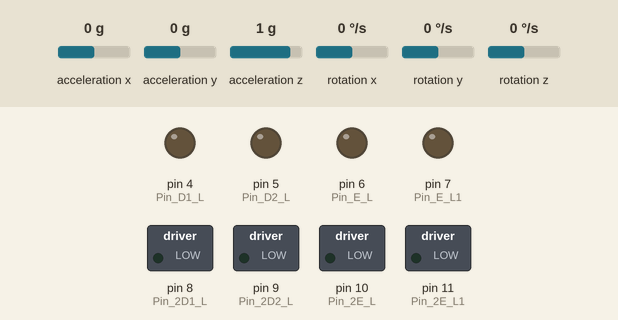
Recording of a sketch running on a simulated Arduino Uno, built with avr-gcc and run on an emulated ATmega328P. Shown: switched loads named in the sketch (green lamp = pin HIGH), output pins drawn as LEDs (lit = HIGH). Inputs (shaded band) come from the test bench; at power-on: rotation z 0 °/s, acceleration x 0 g, acceleration y 0 g, acceleration z 1 g, rotation x 0 °/s, rotation y 0 °/s.

Above: at 1.8 s.
1.9 s: rotation z set to -192 °/s
At 2.7 s:
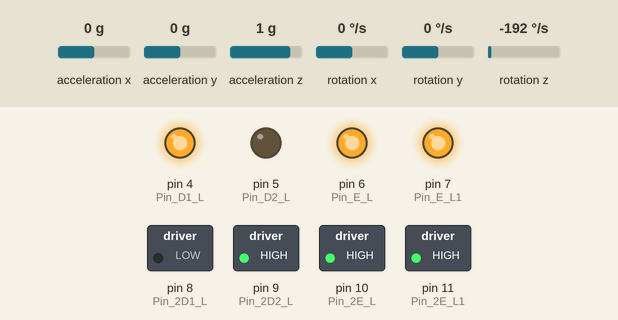
At 4.8 s:
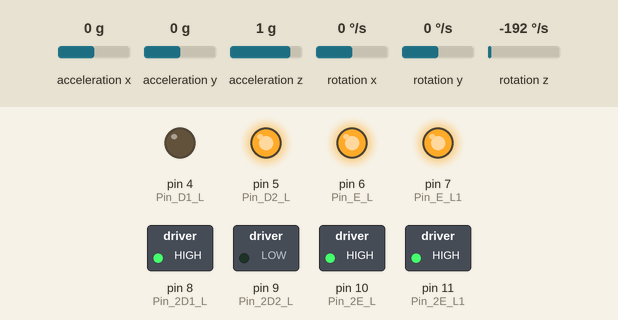
4.9 s: acceleration x set to -1.4 g
At 5.54 s:
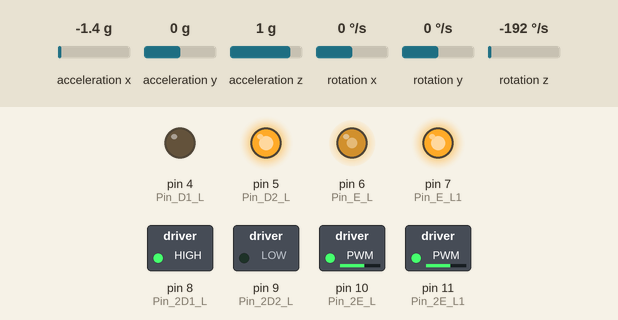
7.9 s: acceleration y set to -1.4 g
10.9 s: acceleration z set to -0.1 g
Timing chart, 0 to 14.9 s (numbered marks = the images above; inputs shaded):
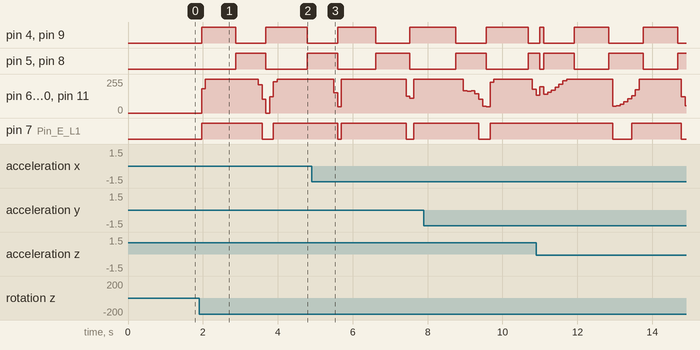

The sketch:

pid_son.ino
```cpp
//*****************************************
//calibrate tanımlamaları
void(* resetFunc) (void) = 0;
 int reset_counter=0;
float calibrate=0;
//calibrate tanımlamaları
#include <EEPROM.h>
//*****************************************
///////////////
//*************************************************
//motor tanımlamaları
#define Pin_D1_L  4 //lpwm
#define Pin_D2_L  5 //rpwm
#define Pin_E_L   6 //pwm enable
#define Pin_E_L1   7 //pwm enable
#define Pin_2D1_L  8 //lpwm
#define Pin_2D2_L  9 //rpwm
#define Pin_2E_L   10 //pwm enable
#define Pin_2E_L1   11 //pwm enable
//motor tanımlamaları
//*************************************************
//////////////
//*************************************************
//imu tanımlamaları
#include "I2Cdev.h"
#include "MPU6050_6Axis_MotionApps_V6_12.h"
#include "Wire.h"
MPU6050 mpu;
#define INTERRUPT_PIN 2  // use pin 2 on Arduino Uno & most boards
#define LED_PIN 13 // (Arduino is 13, Teensy is 11, Teensy++ is 6)
bool blinkState = false;
// MPU control/status vars
bool dmpReady = false;  // set true if DMP init was successful,,,333330öö
uint8_t mpuIntStatus;   // holds actual interrupt status byte from MPU
uint8_t devStatus;      // return status after each device operation (0 = success, !0 = error)
uint16_t packetSize;    // expected DMP packet size (default is 42 bytes)
uint8_t fifoBuffer[28]; // FIFO storage buffer
Quaternion q;           // [w, x, y, z]         quaternion container
VectorFloat gravity;    // [x, y, z]            gravity vector
char yaws[5],pitchs[5],rolls[5];
float ypr[3];           // [yaw, pitch, roll]   yaw/pitch/roll container and gravity vector
double yaw,pitch,roll;
//imu tanımlamaları
//*************************************************
///////////////
//*************************************************
//serialread deneme tanımlamaları
double hedef=0;
float okunan=0;
//serialread deneme tanımlamaları
//*************************************************
///////////////////
//*************************************************
//PID tanımlamaları
#include <PID_v1.h>
double Output;
//double Kp=6, Ki=3, Kd=0.7;
double Kp=6, Ki=3, Kd=0.7;
PID myPID(&yaw, &Output, &hedef, Kp, Ki, Kd, DIRECT);//in out set
//PID tanımlamaları
//*************************************************
 /////////////
//**************************************
//magnetometer tanımlamaları
#include "HMC5883L.h"
HMC5883L compass;
int16_t mx, my, mz;   // Earth's magnetic field components
float compass_angle;  // Stores the angle retrieved from the compass
// Magnetic declination in my current area/city. Change it for the value
// defined for your area/city or leave it at zero:
const float mag_declination = +6.13;
//magnetometer tanımlamaları
//***************************************

void setup()
{     Wire.begin();
  Serial.begin(9600);
  reset_counter=EEPROM.read(1);
  // Serial.println(EEPROM.read(1));


   //****************************************
//motor initialize
   pinMode(Pin_D1_L, OUTPUT);
  pinMode(Pin_D2_L, OUTPUT);
  pinMode(Pin_E_L, OUTPUT);
  pinMode(Pin_E_L1, OUTPUT);
  pinMode(Pin_2D1_L, OUTPUT);
  pinMode(Pin_2D2_L, OUTPUT);
  pinMode(Pin_2E_L, OUTPUT);
  pinMode(Pin_2E_L1, OUTPUT);
  motor_stop();
  //motor initialize
 //****************************************

   //****************************************
//mag
///Wire.beginTransmission(30);
compass.initialize();   // Initialize the compass
//mag
//****************************************

 //****************************************
//imu initialize
  mpu.initialize();
  pinMode(INTERRUPT_PIN, INPUT);
  devStatus = mpu.dmpInitialize();
    //mpu.PrintActiveOffsets();
    mpu.setXGyroOffset(117);
    mpu.setYGyroOffset(-29);
    mpu.setZGyroOffset(1);
    mpu.setXAccelOffset(-2800);
    mpu.setYAccelOffset(-1200);
    mpu.setZAccelOffset(3700);
    mpu.CalibrateAccel(6);
    mpu.CalibrateGyro(6);
    mpu.PrintActiveOffsets();
    mpu.setDMPEnabled(true);
//imu initialize
//****************************************

mpu.setI2CBypassEnabled(true);
delay(100);


//PID initialize
//****************************************
  //Input = analogRead(PIN_INPUT);
  //Setpoint = 100;
    myPID.SetTunings(Kp,Ki,Kd);
  myPID.SetOutputLimits(-255, 255);
  myPID.SetMode(AUTOMATIC);
//PID initialize
//****************************************

//***************************************
//calibrate
  if(reset_counter==0)
{
  //Serial.println("reset");
  Get_Compass_Heading();  // Read the digital compass
calibrate=360-compass_angle;
Serial.print("\t\t"); Serial.print(compass_angle);Serial.print("\t\t"); Serial.print(calibrate);Serial.print("\t\t");Serial.println(EEPROM.read(1));
while(!(-1<compass_angle && 1>compass_angle))
 {

    hedef=calibrate;
        imu();
      Get_Compass_Heading();  // Read the digital compass
        myPID.Compute();
  motor_kontrol(hedef);
  }
 EEPROM.write(1,1);
     resetFunc();
}
if(reset_counter==1)
{
EEPROM.write(1,0);
//Serial.println(EEPROM.read(1));
}
//calibrate
//**************************************

}

void loop()
{
     imu();

  if (Serial.available() > 0) {
  okunan = Serial.parseFloat();

}
    hedef=okunan;
 myPID.Compute();
    motor_kontrol(hedef);

}


 void motor_kontrol(double hedef0)
 {


if(Output<0)
{
  motor_sol(-Output);
  }

else if(Output>0)
{
  motor_sag(Output);}


 }

void imu()
{
if (mpu.dmpGetCurrentFIFOPacket(fifoBuffer)) // Get the Latest packet
{
mpu.dmpGetQuaternion(&q, fifoBuffer);
mpu.dmpGetGravity(&gravity, &q);
mpu.dmpGetYawPitchRoll(ypr, &q, &gravity);

dtostrf(ypr[0],3,2,yaws);
yaw=(atof(yaws)*180/M_PI);

if(hedef>175&&yaw<0)
 {
    yaw+=360;
  }
 else if(hedef<-175&&yaw>0)
 {
    yaw+=-360;
  }
 /*if (yaw < 0) {
    yaw = yaw + 360;

  }*/
/*if(yaw>360.00)
{
  yaw-=360.00;
}*/

dtostrf(ypr[1],3,2,pitchs);
pitch=atof(pitchs)*180/M_PI;

dtostrf(ypr[2],3,2,rolls);
roll=atof(rolls)*180/M_PI;

  // Serial.print(hedef);Serial.print("\t");Serial.println(yaw);
  /*  Serial.print("\t");
    Serial.print(pitch);
    Serial.print("\t");
    Serial.println(roll);*/
  //  Serial.print();
}
}

void Get_Compass_Heading(void) {
  // Obtain magnetic field components in x, y and z
  compass.getHeading(&mx, &my, &mz);

  // Calculate the X axis angle W.R.T. North
  //Serial.print (mx); Serial.print ("/"); Serial.print(my);Serial.print ("/"); Serial.println(mz);
  compass_angle = atan2(my, mx);
  compass_angle = compass_angle * RAD_TO_DEG; // RAD_TO_DEG = 180/M_PI
  compass_angle = compass_angle - mag_declination; // Compensate for magnetic declination

  // Always convert to positive angles
  if (compass_angle < 0) {
    compass_angle = compass_angle + 360;

  }
}

void motor_ileri()
{
  analogWrite(Pin_E_L, 250);
    analogWrite(Pin_E_L1, 250);
  digitalWrite(Pin_D1_L, HIGH);
  digitalWrite(Pin_D2_L, LOW);

    analogWrite(Pin_2E_L, 250);
    analogWrite(Pin_2E_L1, 250);
  digitalWrite(Pin_2D1_L, HIGH);
  digitalWrite(Pin_2D2_L, LOW);
}

void motor_geri()
{
  analogWrite(Pin_E_L, 250); //0-255
  analogWrite(Pin_E_L1, 250);
  digitalWrite(Pin_D1_L, LOW);
  digitalWrite(Pin_D2_L, HIGH);

    analogWrite(Pin_2E_L, 250); //0-255
  analogWrite(Pin_2E_L1, 250);
  digitalWrite(Pin_2D1_L, LOW);
  digitalWrite(Pin_2D2_L, HIGH);
}

void motor_sag(int pwm)
{
  analogWrite(Pin_E_L, pwm); //0-255
  analogWrite(Pin_E_L1, pwm);
  digitalWrite(Pin_D1_L, LOW);
  digitalWrite(Pin_D2_L, HIGH);

    analogWrite(Pin_2E_L, pwm); //0-255
  analogWrite(Pin_2E_L1, pwm);
  digitalWrite(Pin_2D1_L, HIGH);
  digitalWrite(Pin_2D2_L, LOW);
 // Serial.println("sag");
}

void motor_sol(int pwm)
{
  analogWrite(Pin_E_L, pwm); //0-255
  analogWrite(Pin_E_L1, pwm);
  digitalWrite(Pin_D1_L, HIGH);
  digitalWrite(Pin_D2_L, LOW);

    analogWrite(Pin_2E_L, pwm); //0-255
  analogWrite(Pin_2E_L1, pwm);
  digitalWrite(Pin_2D1_L, LOW);
  digitalWrite(Pin_2D2_L, HIGH);
  //  Serial.println("sol");
}

void motor_stop()
{
  digitalWrite(Pin_D1_L, LOW);
  digitalWrite(Pin_D2_L, LOW);
  analogWrite(Pin_E_L, 0);
  analogWrite(Pin_E_L1, 0);

    digitalWrite(Pin_2D1_L, LOW);
  digitalWrite(Pin_2D2_L, LOW);
  analogWrite(Pin_2E_L, 0);
  analogWrite(Pin_2E_L1, 0);
}
```

Measured:
- after the input at 1.9 s, pin 4 (Pin_D1_L): LOW → HIGH after 0.07 s, → LOW 0.91 s later, → HIGH 0.81 s later, → LOW 1.1 s later; pin 5 (Pin_D2_L): LOW → HIGH after 0.97 s, → LOW 0.81 s later, → HIGH 1.1 s later
